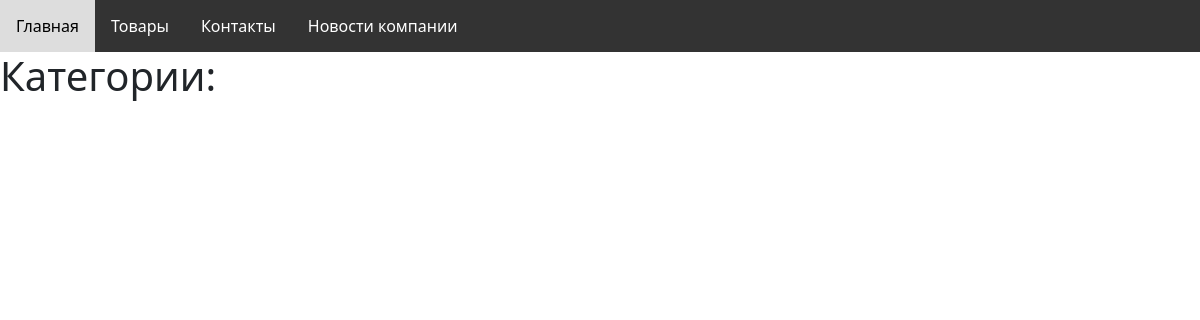
The page /store/category-all/ on the database as committed earlier.
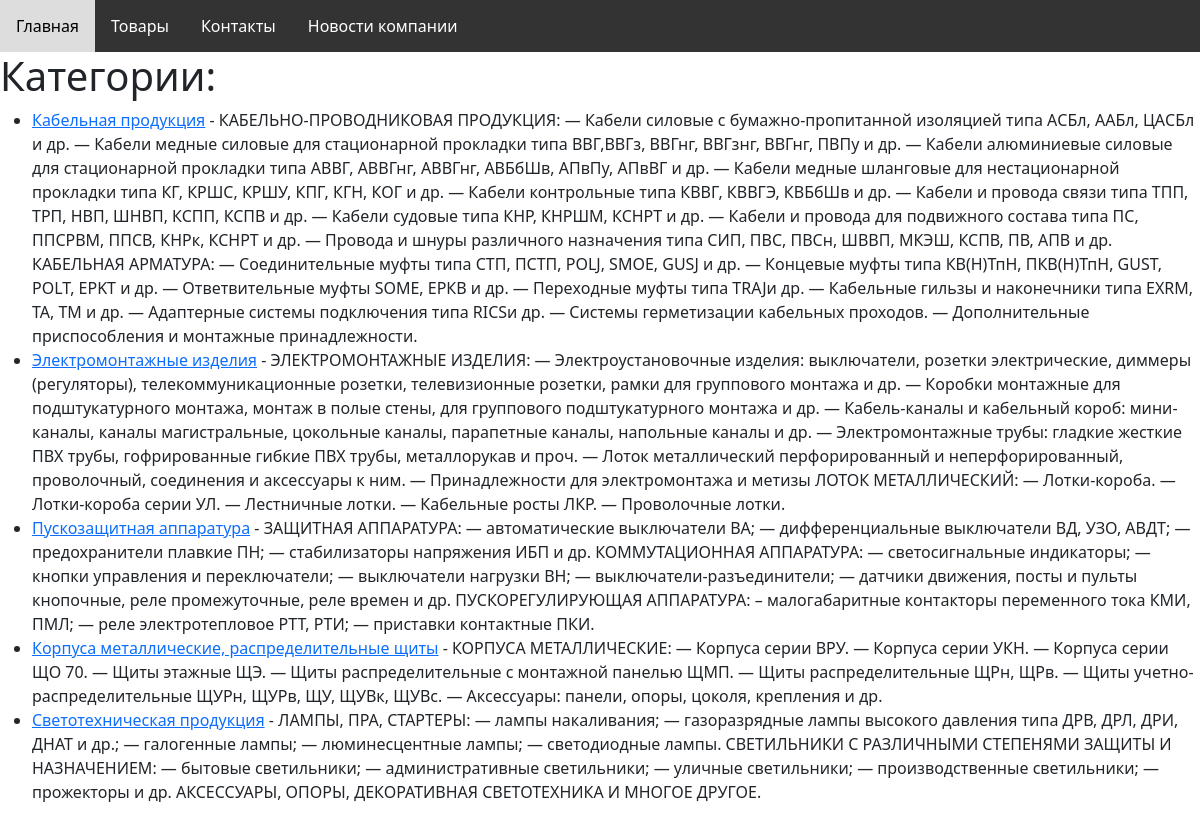
The same page on the database as committed later.
### app_store/models.py (models this page shows, shortened)
class Category(models.Model):
    name = models.CharField(max_length=255)
    slug = models.SlugField(unique=True)
    description = models.TextField(blank=True)
    class Meta:
        verbose_name_plural = "categories"

### app_store/views.py (the view)
# urls.py: path('category-all/', CategoryListView.as_view(), name='category'),
class CategoryListView(ListAPIView):
    queryset = Category.objects.all()
    serializer_class = CategorySerializer
    permission_classes = (AllowAny, )
    templates_name = 'categoris.html'
    def get(self, request):
        category = self.get_queryset()
        serializer = self.get_serializer(category, many=True)
        context = {'category': serializer.data}
        return render(request, self.templates_name, context)

### app_store/templates/categoris.html (shortened to what this page needs)
{% load static %}
<!doctype html>
<html lang="en">
  <head>
      <link rel="stylesheet" type="text/css" href="{% static 'style.css' %}">
    <link href="https://cdn.jsdelivr.net/npm/bootstrap@5.3.0-alpha3/dist/css/bootstrap.min.css" rel="stylesheet">
  </head>
  <body>
    <nav>
        <a href="{% url 'main' %}">Главная</a>
        <a href="{% url 'category' %}">Товары</a>
        <a href="{% url 'contact_list' %}">Контакты</a>
        <a href="{% url 'news_compani' %}">Новости компании</a>
    </nav>
</body>
<body>
{% block content %}
  <h1>Категории:</h1>
  <ul>
    {% for category in category %}
      <li><a href="{% url 'product_list' category.slug %}">{{ category.name }}</a> - {{ category.description }}</li>
    {% endfor %}
  </ul>
{% endblock %}
</body>
</html>

### app_store/static/style.css (style rules this page uses)
nav { background-color: #333; overflow: hidden; }
nav a { float: left; display: block; color: white; text-align: center; padding: 14px 16px; text-decoration: none; }

Rows that differ between the two databases and show on the page:
added Category: name "Кабельная продукция", description "КАБЕЛЬНО-ПРОВОДНИКОВАЯ ПРОДУКЦИЯ: — Кабели силовые с бумажно-пропитанной изоляцией типа АСБл, ААБл, ЦАСБл и др. — Кабели медные силовые для стационарной прокладки типа ВВГ,ВВГз, ВВГнг, ВВГзнг, ВВГнг, ПВПу и др. — Кабели алюминиевые силовые для стационарной прокладки типа АВВГ, АВВГнг, АВВГнг, АВБбШв, АПвПу, АПвВГ и др. — Кабели медные шланговые для нестационарной прокладки типа КГ, КРШС, КРШУ, КПГ, КГН, КОГ и др. — Кабели контрольные типа КВВГ, КВВГЭ, КВБбШв и др. — Кабели и провода связи типа ТПП, ТРП, НВП, ШНВП, КСПП, КСПВ и др. — Кабели судовые типа КНР, КНРШМ, КСНРТ и др. — Кабели и провода для подвижного состава типа ПС, ППСРВМ, ППСВ, КНРк, КСНРТ и др. — Провода и шнуры различного…"
added Category: name "Электромонтажные изделия", description "ЭЛЕКТРОМОНТАЖНЫЕ ИЗДЕЛИЯ: — Электроустановочные изделия: выключатели, розетки электрические, диммеры (регуляторы), телекоммуникационные розетки, телевизионные розетки, рамки для группового монтажа и др. — Коробки монтажные для подштукатурного монтажа, монтаж в полые стены, для группового подштукатурного монтажа и др. — Кабель-каналы и кабельный короб: мини-каналы, каналы магистральные, цокольные каналы, парапетные каналы, напольные каналы и др. — Электромонтажные трубы: гладкие жесткие ПВХ трубы, гофрированные гибкие ПВХ трубы, металлорукав и проч. — Лоток металлический перфорированный и неперфорированный, проволочный, соединения и аксессуары к ним. — Принадлежности для электромонтажа и…"
added Category: name "Пускозащитная аппаратура", description "ЗАЩИТНАЯ АППАРАТУРА: — автоматические выключатели ВА; — дифференциальные выключатели ВД, УЗО, АВДТ; — предохранители плавкие ПН; — стабилизаторы напряжения ИБП и др. КОММУТАЦИОННАЯ АППАРАТУРА: — светосигнальные индикаторы; — кнопки управления и переключатели; — выключатели нагрузки ВН; — выключатели-разъединители; — датчики движения, посты и пульты кнопочные, реле промежуточные, реле времен и др. ПУСКОРЕГУЛИРУЮЩАЯ АППАРАТУРА: – малогабаритные контакторы переменного тока КМИ, ПМЛ; — реле электротепловое РТТ, РТИ; — приставки контактные ПКИ."
added Category: name "Корпуса металлические, распределительные щиты", description "КОРПУСА МЕТАЛЛИЧЕСКИЕ: — Корпуса серии ВРУ. — Корпуса серии УКН. — Корпуса серии ЩО 70. — Щиты этажные ЩЭ. — Щиты распределительные с монтажной панелью ЩМП. — Щиты распределительные ЩРн, ЩРв. — Щиты учетно-распределительные ЩУРн, ЩУРв, ЩУ, ЩУВк, ЩУВс. — Аксессуары: панели, опоры, цоколя, крепления и др."
added Category: name "Светотехническая продукция", description "ЛАМПЫ, ПРА, СТАРТЕРЫ: — лампы накаливания; — газоразрядные лампы высокого давления типа ДРВ, ДРЛ, ДРИ, ДНАТ и др.; — галогенные лампы; — люминесцентные лампы; — светодиодные лампы. СВЕТИЛЬНИКИ С РАЗЛИЧНЫМИ СТЕПЕНЯМИ ЗАЩИТЫ И НАЗНАЧЕНИЕМ: — бытовые светильники; — административные светильники; — уличные светильники; — производственные светильники; — прожекторы и др. АКСЕССУАРЫ, ОПОРЫ, ДЕКОРАТИВНАЯ СВЕТОТЕХНИКА И МНОГОЕ ДРУГОЕ."
